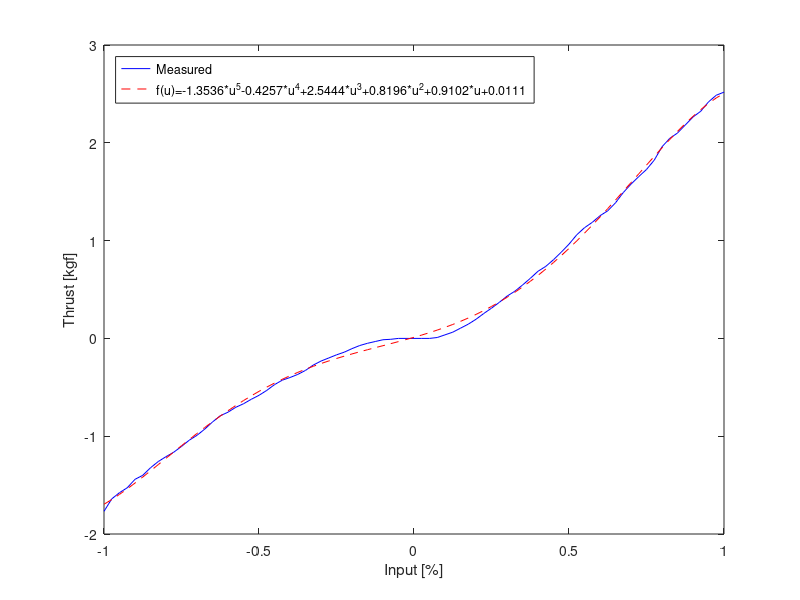

This figure's MATLAB source:
% This file is obsolete! This is for t100 thruster. We have t200
%Thrust (kgf)	Pulse Width (us)
%X Y
map = [
-1.768181818	1100
-1.640909091	1110
-1.577272727	1120
-1.527272727	1130
-1.440909091	1140
-1.4	1150
-1.322727273	1160
-1.259090909	1170
-1.209090909	1180
-1.163636364	1190
-1.104545455	1200
-1.040909091	1210
-0.990909091	1220
-0.927272727	1230
-0.854545455	1240
-0.790909091	1250
-0.754545455	1260
-0.704545455	1270
-0.668181818	1280
-0.622727273	1290
-0.581818182	1300
-0.531818182	1310
-0.472727273	1320
-0.427272727	1330
-0.4	1340
-0.368181818	1350
-0.327272727	1360
-0.272727273	1370
-0.231818182	1380
-0.2	1390
-0.168181818	1400
-0.140909091	1410
-0.104545455	1420
-0.072727273	1430
-0.05	1440
-0.031818182	1450
-0.013636364	1460
-0.009090909	1470
0	1480
0	1500
0	1510
0	1520
0.009090909	1530
0.036363636	1540
0.063636364	1550
0.104545455	1560
0.145454545	1570
0.195454545	1580
0.254545455	1590
0.309090909	1600
0.368181818	1610
0.431818182	1620
0.481818182	1630
0.545454545	1640
0.613636364	1650
0.686363636	1660
0.736363636	1670
0.804545455	1680
0.881818182	1690
0.963636364	1700
1.059090909	1710
1.131818182	1720
1.186363636	1730
1.254545455	1740
1.304545455	1750
1.386363636	1760
1.490909091	1770
1.577272727	1780
1.654545455	1790
1.727272727	1800
1.822727273	1810
1.959090909	1820
2.045454545	1830
2.1	1840
2.181818182	1850
2.263636364	1860
2.322727273	1870
2.418181818	1880
2.486363636	1890
2.518181818	1900];

% thrust@16V rpm power16V curtent16V voltage pwm thrust(kgf)12V efficiency(g/W)
mapt20016 = [...
-9	3200	344.48	21.53	14.98	1100	-4.082336184920758	11.850720462496392
-8.9	2767	341.92	21.37	15.25	1110	-4.082336184920758	11.939448364882889
-8.7	3245	328.96	20.56	15.33	1120	-4.086872114015114	12.423614159822211
-8.44	3269	305.12	19.07	15.35	1130	-3.8283241556367993	12.546945974163606
-8.23	3269	289.12	18.07	15.35	1140	-3.7330696446553153	12.91183468682663
-7.98	3186	272.16	17.01	15.35	1150	-3.6196714172964053	13.299792097649929
-7.59	3141	254.56	15.91	15.35	1160	-3.442770182616506	13.524395751950447
-7.28	3084	238.72	14.92	15.35	1170	-3.3021563806914576	13.83275963761502
-7.02	3027	222.08	13.88	15.35	1180	-3.184222224238191	14.338176441994735
-6.74	2959	206.56	12.91	15.35	1190	-3.057216209596212	14.800620689369731
-6.41	2912	194.88	12.18	15.35	1200	-2.9075305494824506	14.919594363107814
-6.21	2847	182.08	11.38	15.35	1210	-2.816811967595323	15.470188749974312
-5.97	2776	167.36	10.46	15.35	1220	-2.707949669330769	16.18038760355383
-5.57	2732	152.48	9.53	15.35	1230	-2.5265125055565134	16.569468163408406
-5.21	2663	144.16	9.01	15.35	1240	-2.3632190581596833	16.393028982794696
-4.98	2581	130.88	8.18	15.35	1250	-2.2588926889894863	17.259265655482015
-4.8	2503	119.84	7.49	15.34	1260	-2.1772459652910707	18.167940297822685
-4.39	2467	106.72	6.67	15.35	1270	-1.9912728724224584	18.658853752084507
-4.15	2399	97.76	6.11	15.35	1280	-1.8824105741579051	19.255427313399192
-3.9	2296	87.68	5.48	15.35	1290	-1.7690123467989949	20.175779502725764
-3.62	2228	79.36	4.96	15.35	1300	-1.642006332157016	20.690603983833366
-3.29	2167	71.04	4.44	15.35	1310	-1.4923206720432547	21.006766216825092
-2.94	2074	62.24	3.89	15.34	1320	-1.3335631537407808	21.42614321562951
-2.74	1971	54.08	3.38	15.32	1330	-1.242844571853653	22.98159341445364
-2.47	1910	48.16	3.01	15.34	1340	-1.1203744863060303	23.263589831935846
-2.26	1827	41.92	2.62	15.32	1350	-1.0251199753245457	24.454197884650423
-2	1704	36.32	2.27	15.33	1360	-0.9071858188712795	24.97758311870263
-1.74	1732	30.72	1.92	15.33	1370	-0.7892516624180131	25.691785886003032
-1.53	1530	25.76	1.61	15.34	1380	-0.6939971514365288	26.940883207939784
-1.36	1421	21.76	1.36	15.33	1390	-0.6168863568324701	28.34955683972748
-1.15	1327	18.56	1.16	15.34	1400	-0.5216318458509857	28.10516410835052
-0.96	1215	15.2	0.95	15.34	1410	-0.4354491930582141	28.64797322751409
-9	3200	344.48	21.53	14.98	1100	-4.082336184920758	11.850720462496392
-8.9	2767	341.92	21.37	15.25	1110	-4.082336184920758	11.939448364882889
-8.7	3245	328.96	20.56	15.33	1120	-4.086872114015114	12.423614159822211
-8.44	3269	305.12	19.07	15.35	1130	-3.8283241556367993	12.546945974163606
-8.23	3269	289.12	18.07	15.35	1140	-3.7330696446553153	12.91183468682663
-7.98	3186	272.16	17.01	15.35	1150	-3.6196714172964053	13.299792097649929
-7.59	3141	254.56	15.91	15.35	1160	-3.442770182616506	13.524395751950447
-7.28	3084	238.72	14.92	15.35	1170	-3.3021563806914576	13.83275963761502
-7.02	3027	222.08	13.88	15.35	1180	-3.184222224238191	14.338176441994735
-6.74	2959	206.56	12.91	15.35	1190	-3.057216209596212	14.800620689369731
-6.41	2912	194.88	12.18	15.35	1200	-2.9075305494824506	14.919594363107814
-6.21	2847	182.08	11.38	15.35	1210	-2.816811967595323	15.470188749974312
-5.97	2776	167.36	10.46	15.35	1220	-2.707949669330769	16.18038760355383
-5.57	2732	152.48	9.53	15.35	1230	-2.5265125055565134	16.569468163408406
-5.21	2663	144.16	9.01	15.35	1240	-2.3632190581596833	16.393028982794696
-4.98	2581	130.88	8.18	15.35	1250	-2.2588926889894863	17.259265655482015
-4.8	2503	119.84	7.49	15.34	1260	-2.1772459652910707	18.167940297822685
-4.39	2467	106.72	6.67	15.35	1270	-1.9912728724224584	18.658853752084507
-4.15	2399	97.76	6.11	15.35	1280	-1.8824105741579051	19.255427313399192
-3.9	2296	87.68	5.48	15.35	1290	-1.7690123467989949	20.175779502725764
-3.62	2228	79.36	4.96	15.35	1300	-1.642006332157016	20.690603983833366
-3.29	2167	71.04	4.44	15.35	1310	-1.4923206720432547	21.006766216825092
-2.94	2074	62.24	3.89	15.34	1320	-1.3335631537407808	21.42614321562951
-2.74	1971	54.08	3.38	15.32	1330	-1.242844571853653	22.98159341445364
-2.47	1910	48.16	3.01	15.34	1340	-1.1203744863060303	23.263589831935846
-2.26	1827	41.92	2.62	15.32	1350	-1.0251199753245457	24.454197884650423
-2	1704	36.32	2.27	15.33	1360	-0.9071858188712795	24.97758311870263
-9	3200	344.48	21.53	14.98	1100	-4.082336184920758	11.850720462496392
-8.9	2767	341.92	21.37	15.25	1110	-4.082336184920758	11.939448364882889
-8.7	3245	328.96	20.56	15.33	1120	-4.086872114015114	12.423614159822211
-8.44	3269	305.12	19.07	15.35	1130	-3.8283241556367993	12.546945974163606
-8.23	3269	289.12	18.07	15.35	1140	-3.7330696446553153	12.91183468682663
-7.98	3186	272.16	17.01	15.35	1150	-3.6196714172964053	13.299792097649929
-7.59	3141	254.56	15.91	15.35	1160	-3.442770182616506	13.524395751950447
-7.28	3084	238.72	14.92	15.35	1170	-3.3021563806914576	13.83275963761502
-7.02	3027	222.08	13.88	15.35	1180	-3.184222224238191	14.338176441994735
-6.74	2959	206.56	12.91	15.35	1190	-3.057216209596212	14.800620689369731
-6.41	2912	194.88	12.18	15.35	1200	-2.9075305494824506	14.919594363107814
-6.21	2847	182.08	11.38	15.35	1210	-2.816811967595323	15.470188749974312
-5.97	2776	167.36	10.46	15.35	1220	-2.707949669330769	16.18038760355383
-5.57	2732	152.48	9.53	15.35	1230	-2.5265125055565134	16.569468163408406
-5.21	2663	144.16	9.01	15.35	1240	-2.3632190581596833	16.393028982794696
-4.98	2581	130.88	8.18	15.35	1250	-2.2588926889894863	17.259265655482015
-4.8	2503	119.84	7.49	15.34	1260	-2.1772459652910707	18.167940297822685
-4.39	2467	106.72	6.67	15.35	1270	-1.9912728724224584	18.658853752084507
-4.15	2399	97.76	6.11	15.35	1280	-1.8824105741579051	19.255427313399192
-3.9	2296	87.68	5.48	15.35	1290	-1.7690123467989949	20.175779502725764
-3.62	2228	79.36	4.96	15.35	1300	-1.642006332157016	20.690603983833366
-3.29	2167	71.04	4.44	15.35	1310	-1.4923206720432547	21.006766216825092];

% thrust@12V rpm power16V curtent16V voltage pwm thrust(kgf)12V efficiency(g/W)
mapt20012 = [...
-6.62	2960	182.2	15.4	11.83	1100	-3.002785060463935	16.48070834502709
-6.58	2870	181.03	15.19	11.92	1110	-2.9846413440865094	16.486998531108156
-6.34	2837	169.05	14.25	11.86	1120	-2.875779045821956	17.011411096255284
-6.09	2784	160.31	13.48	11.89	1130	-2.762380818463046	17.231494095583844
-5.8	2750	146.97	12.38	11.87	1140	-2.6308388747267104	17.900516259962647
-5.59	2693	138.13	11.66	11.85	1150	-2.535584363745226	18.35650737526407
-5.23	2655	129.74	10.95	11.85	1160	-2.372290916348396	18.284961587393216
-5.15	2595	122.62	10.32	11.88	1170	-2.336003483593545	19.05075422927373
-4.98	2556	115.86	9.72	11.92	1180	-2.2588926889894863	19.49674338848167
-4.77	2494	107.18	9	11.91	1190	-2.1636381780080014	20.186958182571388
-4.34	2423	98.66	8.31	11.88	1200	-1.9685932269506765	19.95330657764724
-4.01	2390	90.31	7.6	11.88	1210	-1.8189075668369152	20.140710517516503
-3.86	2348	82.64	6.94	11.9	1220	-1.7508686304215693	21.18669688312644
-3.72	2286	77.22	6.47	11.93	1230	-1.68736562310058	21.851406670559182
-3.48	2227	71.44	5.97	11.96	1240	-1.5785033248360263	22.095511265901823
-3.18	2168	64.4	5.4	11.93	1250	-1.4424254520053346	22.397910745424447
-3.11	2074	60.03	5.03	11.94	1260	-1.4106739483448396	23.499482731048467
-2.91	2021	54.96	4.6	11.95	1270	-1.3199553664577117	24.016655139332457
-2.69	1960	49.63	4.16	11.94	1280	-1.2201649263818708	24.58522922389423
-2.53	1948	44.93	3.78	11.89	1290	-1.1475900608721685	25.541732937283967
-2.4	2102	41.12	3.46	11.9	1300	-1.0886229826455354	26.474294325037338
-2.23	1772	36.64	3.08	11.91	1310	-1.0115121880414766	27.606773691088335
-1.97	1687	31.96	2.68	11.93	1320	-0.8935780315882103	27.959262565338243
-1.76	1617	28.21	2.36	11.95	1330	-0.798323520606726	28.299309486236297
-1.66	1915	24.9	2.08	11.96	1340	-0.7529642296631619	30.239527295709312
-1.48	1501	21.47	1.8	11.91	1350	-0.6713175059647468	31.26769939286199
-1.32	1369	18.54	1.56	11.9	1360	-0.5987426404550444	32.29464080124296
-1.12	1293	15.79	1.33	11.89	1370	-0.5080240585679165	32.17378458314861
-0.96	1208	13.49	1.13	11.91	1380	-0.4354491930582141	32.279406453537
-0.83	1114	11.48	0.96	11.92	1390	-0.37648211483158095	32.79460930588684
-0.71	1028	9.58	0.8	11.92	1400	-0.3220509656993042	33.61701103333029
-0.6	933	8.03	0.67	11.92	1410	-0.27215574566138384	33.89237181337283
-0.47	813	6.51	0.55	11.93	1420	-0.21318866743475068	32.74787518198935
-0.38	626	5.26	0.44	11.94	1430	-0.1723653055855431	32.76906950295496
-0.27	464	4.19	0.35	11.94	1440	-0.12247008554762275	29.22913736220113
-0.19	331	3.33	0.28	11.94	1450	-0.08618265279277156	25.88067651434581
-0.13	672	2.7	0.23	11.95	1460	-0.05896707822663317	21.83965860245673
-0.08	388	2.17	0.18	11.94	1470	-0.03628743275485118	16.722319241866906
0	34	0.89	0.07	11.95	1480	0	0
0	0	0.58	0.05	11.96	1490	0	0
0	0	0.51	0.04	11.96	1500	0	0
0	0	0.6	0.05	11.96	1510	0	0
0	24	0.95	0.08	11.96	1520	0	0
0.11	368	2.14	0.18	11.95	1530	0.04989522003792037	23.315523382205782
0.19	467	2.73	0.23	11.95	1540	0.08618265279277156	31.568737286729505
0.28	303	3.45	0.29	11.94	1550	0.12700601464197914	36.813337577385255
0.39	460	4.33	0.36	11.94	1560	0.17690123467989952	40.85478860967656
0.51	568	5.51	0.46	11.94	1570	0.23133238381217627	41.98409869549479
0.63	763	6.9	0.58	11.93	1580	0.28576353294445306	41.41500477455841
0.79	915	8.43	0.71	11.93	1590	0.35833839845415544	42.50752057581915
0.93	1012	10.12	0.85	11.93	1600	0.421841405775145	41.683933376990616
1.04	1165	11.87	1	11.91	1610	0.47173662581306536	39.74192298340905
1.24	1174	14.13	1.19	11.9	1620	0.5624552077001933	39.80574718331163
1.4	1259	16.66	1.4	11.89	1630	0.6350300732098956	38.117051213078966
1.46	1353	19.04	1.6	11.87	1640	0.662245647776034	34.78180923193456
1.65	1439	21.61	1.82	11.88	1650	0.7484283005688055	34.63342436690447
1.91	1507	24.72	2.08	11.88	1660	0.8663624570220718	35.0470249604398
2.14	1576	28.29	2.38	11.9	1670	0.9706888261922691	34.31208293362563
2.3	1670	32.41	2.72	11.92	1680	1.0432636917019713	32.18956160758937
2.53	1747	36.17	3.04	11.89	1690	1.1475900608721685	31.72767655162202
2.84	1807	40.48	3.41	11.88	1700	1.2882038627972168	31.8232179544767
3.1	1851	46.03	3.87	11.9	1710	1.4061380192504833	30.54829500870048
3.33	1943	50.54	4.23	11.94	1720	1.5104643884206803	29.886513423440448
3.55	2012	54.9	4.61	11.92	1730	1.610254828496521	29.330689043652477
3.85	2074	60.49	5.08	11.9	1740	1.746332701327213	28.869775191390527
4.09	2141	65.93	5.56	11.87	1750	1.8551949995917665	28.13885939013751
4.34	2183	72.24	6.09	11.86	1760	1.9685932269506765	27.25073680717991
4.69	2227	78.85	6.65	11.86	1770	2.1273507452531506	26.97971775844199
4.8	2314	84.28	7.09	11.89	1780	2.1772459652910707	25.833483214179765
5.02	2365	90.69	7.65	11.86	1790	2.2770364053669114	25.107910523397415
5.15	2441	97.09	8.15	11.91	1800	2.336003483593545	24.0601862559846
5.55	2510	106.05	8.92	11.9	1810	2.5174406473678004	23.738242785174922
5.88	2554	114	9.6	11.87	1820	2.6671263074815617	23.39584480246984
6.07	2614	119.88	10.1	11.87	1830	2.7533089602743335	22.96720854416361
6.48	2648	129.97	10.95	11.87	1840	2.9392820531429455	22.61508081205621
6.52	2724	137.43	11.57	11.88	1850	2.9574257695203707	21.519506436152007
6.58	2802	145.51	12.18	11.94	1860	2.9846413440865094	20.511589197213315
6.95	2874	156.08	13.06	11.95	1870	3.1524707205776963	20.19778780482891
7.36	2915	166.98	13.96	11.96	1880	3.338443813446309	19.993075897989634
7.66	2956	176.44	14.79	11.93	1890	3.4745216862770003	19.69236956629449
7.79	2998	178.22	14.91	11.95	1900	3.5334887645036335	19.82655574292242];



%P = [56.6703763943 298.3976377754 1453.7943326152];
P = [-1.3536   -0.4257    2.5444    0.8196    0.9102    0.0111];
thrust = polyval(P,(map(:,2) - 1500)/400);

figure(1)
plot((map(:,2)-1500)/400, map(:,1),'b', (map(:,2)-1500)/400,thrust,'--r')
ylabel('Thrust [kgf]')
xlabel('Input [%]')

polystring = 'f(u)=';
for i = 1:size(P,2)
    exponent = size(P,2)-i;

    if ((exponent == (size(P,2)-1)) && (exponent > 0))
        new_string = strcat(num2str(P(i)),'*u^',int2str(exponent));
    elseif exponent <= 0
        if P(i) > 0
         tecken = strcat('+',num2str(P(i)));
        else
            tecken = num2str(P(i));
        end
        new_string = tecken;
    elseif exponent ==1
        if P(i) > 0
         tecken = strcat('+',num2str(P(i)));
        else
            tecken = num2str(P(i));
        end
        new_string = strcat(tecken,'*u');
    else
        if P(i) >= 0
            tecken = strcat('+',num2str(P(i)));
        else
            tecken = num2str(P(i));
        end
        new_string = strcat(tecken, '*u^',int2str(exponent));
    end
    polystring = strcat(polystring,new_string);
end
legend('Measured',polystring ,'location','NorthWest')
%print -f1 -depsc2 thrusterplot.eps
%print -f1 -dpdf thrusterplot.pdf


% latex_map = [];
% for i = 1:size(map,1)
%     temp = strcat(num2str(map(i,1)), ' & ', num2str(map(i,2)), ' \\');
%     disp(temp)
%     latex_map{i} = temp;  
% end
